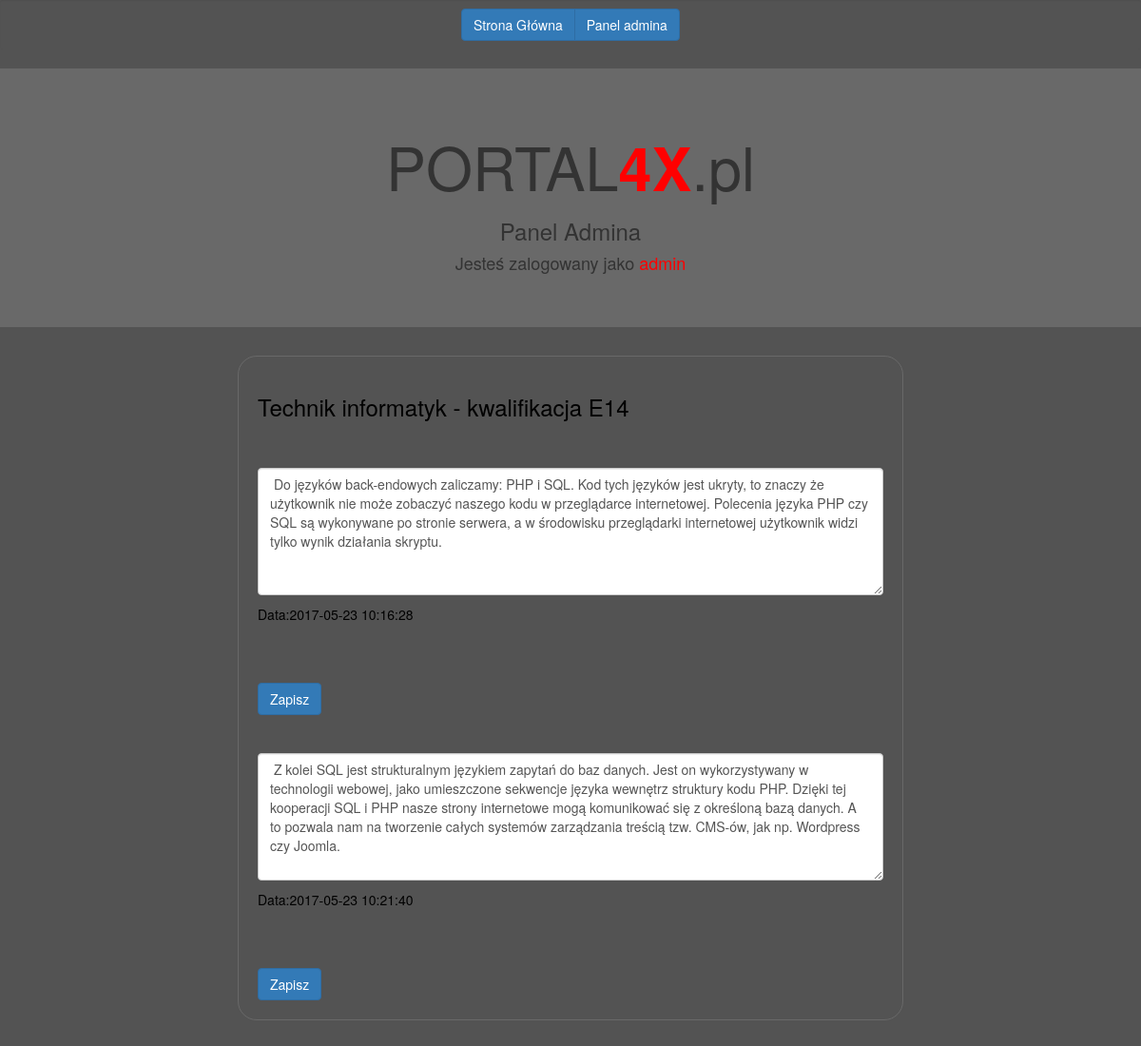
Screenshot of /edytuj_e14.php (signed in) with the database file from the repository.
### tables this page shows
CREATE TABLE IF NOT EXISTS `e14` (
  `IDwpis` int(11) NOT NULL,
  `Wpis` text NOT NULL,
  `Data` timestamp NOT NULL DEFAULT CURRENT_TIMESTAMP ON UPDATE CURRENT_TIMESTAMP
);

### edytuj_e14.php (the view, shortened to what this page needs)
<!DOCTYPE HTML>
<html lang="pl">
<head>
	<link rel="stylesheet" href="https://maxcdn.bootstrapcdn.com/bootstrap/3.3.7/css/bootstrap.min.css">
	<link rel="stylesheet" href="style_MY.css" type="text/css"/>
</head>
<body>
	<div class="well well-sm">
		<div class="btn-group">
  		<a href="index.php" class="btn btn-primary">Strona Główna</a>
  		<a href="admin.php" class="btn btn-primary">Panel admina</a>
		</div>
	</div>
	<div class="jumbotron">
		<h1 align="center"> PORTAL<strong style="color:red;">4X</strong>.pl</h1>
		<h3>Panel Admina</h3>
		<?php
			$login = $_SESSION['log'];
			echo "<h4 align=center>Jesteś zalogowany jako <span style='color:red;'>$login</span></h4>"
			?>
	</div>
	<div class="col-md-7 center-block" >
		<h3> <a href="e14.php" class="links_not_important">Technik informatyk - kwalifikacja E14</a> </h3>
		<?php
			$p = mysqli_connect('localhost', 'root', '');
			mysqli_query($p, "SET CHARSET utf8");
			mysqli_query($p, "SET NAMES 'utf8' COLLATE 'utf8_polish_ci'");
			$zapytanie_e14 = mysqli_query($p, 'SELECT * FROM e14');
			while($r = mysqli_fetch_array($zapytanie_e14))
			{
				echo "<form action='edytuj_wpis.php' method='post'>";
				echo "<br><h3><textarea type='text' name='updated_wpis' required rows='6' cols='50' class='form-control  ckeditor' >".$r['Wpis']."</textarea></h3><p>Data:".$r['Data']."</p>";
				$data = $r['Data'];
				$name_e14 = $r['IDwpis'];
				echo "<input type='text' name='$name_e14' value='$data' style='visibility:hidden' /><br>";
				echo "<input type='text' name='tabela' value='e14' style='visibility:hidden' /><br>";
				echo "<input type='submit' name='zapis' value='Zapisz' class='btn btn-primary' />";
				echo "</form>";
			}
		?>
	</div>
	<br><br>
</body>
</html>

### style_MY.css (style rules this page uses)
body { background-color: #535353; }
.center-block { float: none; border: 1px solid silver; padding: 20px; border-radius: 20px; }
.well { text-align: center; background-color: #535353; border: none; }
.col-md-7 { background-color: #535353; color: black; border: 1px solid #696969; }
.jumbotron { background-color: #696969; }
.jumbotron > h3 { text-align: center; }
h3 > a { text-decoration: none; color: black; }

### rows the page displays
e14: updated_wpis "Do języków back-endowych zaliczamy: PHP i SQL. Kod tych języków jest ukryty, to znaczy że użytkownik nie może zobaczyć naszego kodu w przeglądarce internetowej. Polecenia języka PHP czy SQL są wykonywane po stronie serwera, a w środowisku przeglądarki internetowej użytkownik widzi tylko wynik działania skryptu.", Data "2017-05-23 10:16:28"
e14: updated_wpis "Z kolei SQL jest strukturalnym językiem zapytań do baz danych. Jest on wykorzystywany w technologii webowej, jako umieszczone sekwencje języka wewnętrz struktury kodu PHP. Dzięki tej kooperacji SQL i PHP nasze strony internetowe mogą komunikować się z określoną bazą danych. A to pozwala nam na tworzenie całych systemów zarządzania treścią tzw. CMS-ów, jak np. Wordpress czy Joomla.", Data "2017-05-23 10:21:40"

### other values shown
$login "admin"
